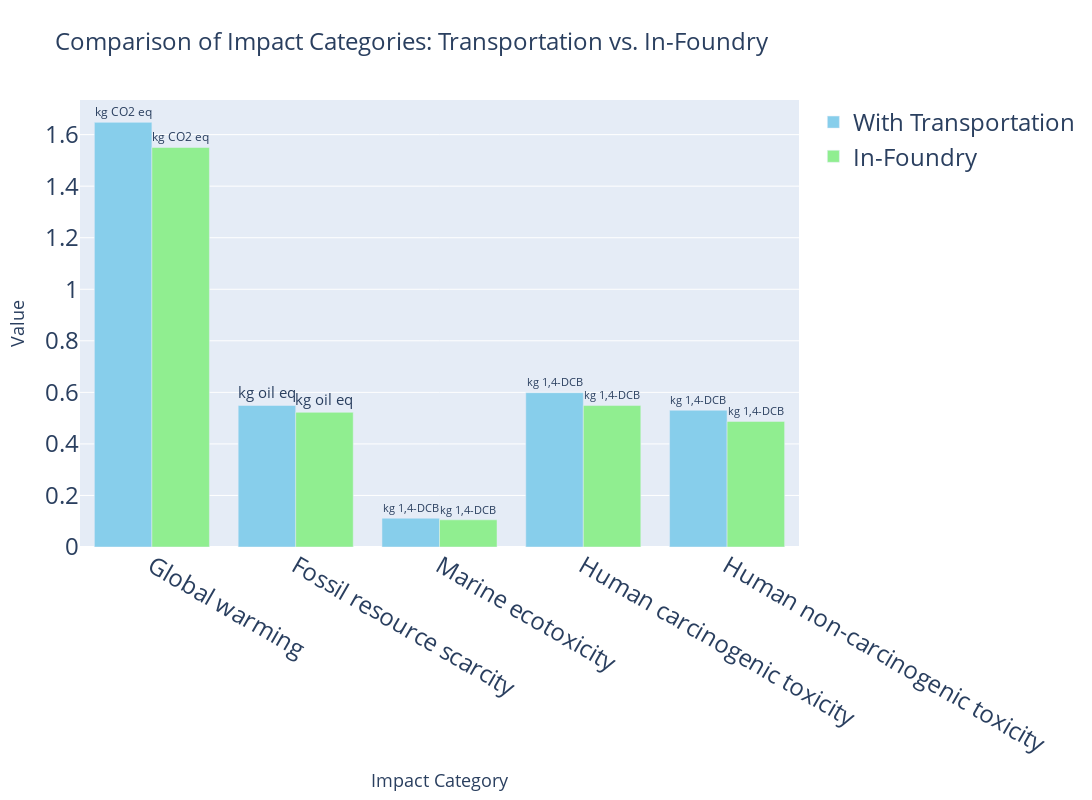

Source (notebook cell):
### Code cell
import plotly.graph_objects as go
import pandas as pd


impact_categories = [
    "Global warming",
    "Fossil resource scarcity",
    "Marine ecotoxicity",
    "Human carcinogenic toxicity",
    "Human non-carcinogenic toxicity"
]

units = [
    "kg CO2 eq",
    "kg oil eq",
    "kg 1,4-DCB",
    "kg 1,4-DCB",
    "kg 1,4-DCB"
]

with_transport = [1.647634995, 0.54915638, 0.111811304,  0.598702135, 0.53051099]
in_foundry = [1.550182936, 0.522566533, 0.105449389, 0.548832191, 0.487417561]


df = pd.DataFrame({
    'Impact Category': impact_categories,
    'Unit': units,
    'With Transportation': with_transport,
    'In-Foundry': in_foundry
})


fig = go.Figure()

fig.add_trace(go.Bar(
    x=df['Impact Category'],
    y=df['With Transportation'],
    name='With Transportation',
    marker_color='skyblue'
))

fig.add_trace(go.Bar(
    x=df['Impact Category'],
    y=df['In-Foundry'],
    name='In-Foundry',
    marker_color='lightgreen'
))


fig.update_layout(
    title={
        'text': 'Comparison of Impact Categories: Transportation vs. In-Foundry',
        'font': {'size': 24}
    },
    xaxis_title={
        'text': 'Impact Category',
        'font': {'size': 18}
    },
    yaxis_title={
        'text': 'Value',
        'font': {'size': 18}
    },
    barmode='group',
    height=800,
    width=1200,
    legend=dict(
        font=dict(size=24)
    ),
    font=dict(size=24)
)


fig.update_traces(
    hovertemplate='%{y:.6f} %{text}<extra></extra>',
    text=df['Unit'],
    textposition='outside'
)

fig.show()

### Figure 1 — Plotly figure (JSON) as saved in the notebook; plotly's stock layout.template omitted (floating-point values rounded to 4 significant figures)
{"data": [{"hovertemplate": "%{y:.6f} %{text}<extra></extra>", "marker": {"color": "skyblue"}, "name": "With Transportation", "text": ["kg CO2 eq", "kg oil eq", "kg 1,4-DCB", "kg 1,4-DCB", "kg 1,4-DCB"], "textposition": "outside", "type": "bar", "x": ["Global warming", "Fossil resource scarcity", "Marine ecotoxicity", "Human carcinogenic toxicity", "Human non-carcinogenic toxicity"], "y": [1.648, 0.5492, 0.1118, 0.5987, 0.5305]}, {"hovertemplate": "%{y:.6f} %{text}<extra></extra>", "marker": {"color": "lightgreen"}, "name": "In-Foundry", "text": ["kg CO2 eq", "kg oil eq", "kg 1,4-DCB", "kg 1,4-DCB", "kg 1,4-DCB"], "textposition": "outside", "type": "bar", "x": ["Global warming", "Fossil resource scarcity", "Marine ecotoxicity", "Human carcinogenic toxicity", "Human non-carcinogenic toxicity"], "y": [1.55, 0.5226, 0.1054, 0.5488, 0.4874]}], "layout": {"barmode": "group", "font": {"size": 24}, "height": 800, "legend": {"font": {"size": 24}}, "title": {"font": {"size": 24}, "text": "Comparison of Impact Categories: Transportation vs. In-Foundry"}, "width": 1200, "xaxis": {"title": {"font": {"size": 18}, "text": "Impact Category"}}, "yaxis": {"title": {"font": {"size": 18}, "text": "Value"}}}}
